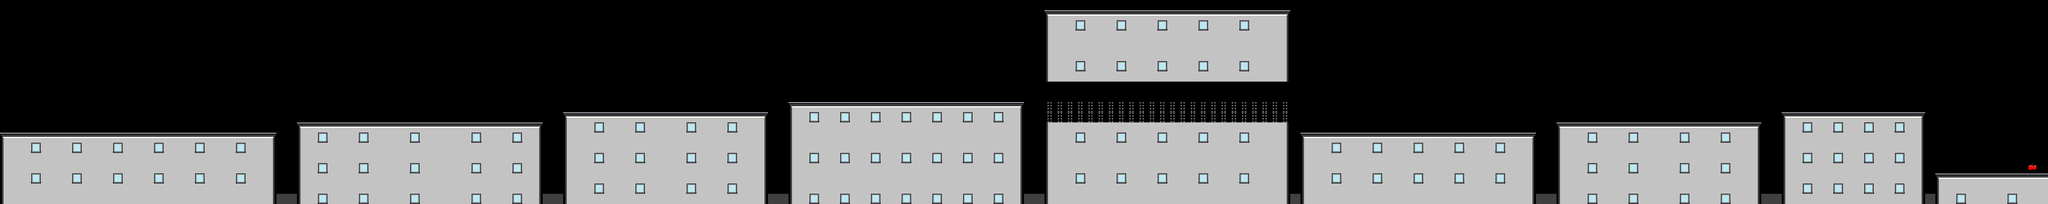

This is a level from a 2D game, rendered from its Tiled map with the project's own tilesets. A one-line summary and the map file follow, with tile-layer data summarised:
An orthogonal 200x20 tile map with 32x32 px tiles, 1 tile layer (blocks), 3 hidden layers not drawn, 8 tilesets.

<map version="1.0" orientation="orthogonal" width="200" height="20" tilewidth="32" tileheight="32">
 <tileset firstgid="1" name="block" tilewidth="32" tileheight="32">
  <image source="block.png" width="224" height="32" />
 </tileset>
 <tileset firstgid="8" name="bonus" tilewidth="32" tileheight="32">
  <image source="bonus.png" width="32" height="32" />
 </tileset>
 <tileset firstgid="9" name="gate" tilewidth="32" tileheight="32">
  <image source="gate.png" width="32" height="32" />
 </tileset>
 <tileset firstgid="10" name="alien" tilewidth="32" tileheight="32">
  <image source="alien.png" width="32" height="32" />
 </tileset>
 <tileset firstgid="11" name="box" tilewidth="32" tileheight="32">
  <image source="box.png" width="32" height="32" />
 </tileset>
 <tileset firstgid="12" name="block221" tilewidth="32" tileheight="32">
  <image source="block221.png" width="32" height="32" />
 </tileset>
 <tileset firstgid="13" name="thumbsup" tilewidth="32" tileheight="32">
  <image source="thumbsup.png" width="32" height="32" />
 </tileset>
 <tileset firstgid="14" name="block_floor" tilewidth="32" tileheight="32">
  <image source="block_floor.png" width="32" height="32" />
 </tileset>
 <layer name="blocks" width="200" height="20">
  <data>[4000 cells, 1694 non-empty, 10 distinct tile ids]</data>
 </layer>
 <layer name="boxes" width="200" height="20" visible="0">
  <data>[4000 cells, 0 non-empty, 0 distinct tile ids]</data>
 </layer>
 <layer name="aliens" width="200" height="20" visible="0">
  <data>[4000 cells, 64 non-empty, 4 distinct tile ids]</data>
 </layer>
 <layer name="bonuses" width="200" height="20" visible="0">
  <data>[4000 cells, 0 non-empty, 0 distinct tile ids]</data>
 </layer>
</map>